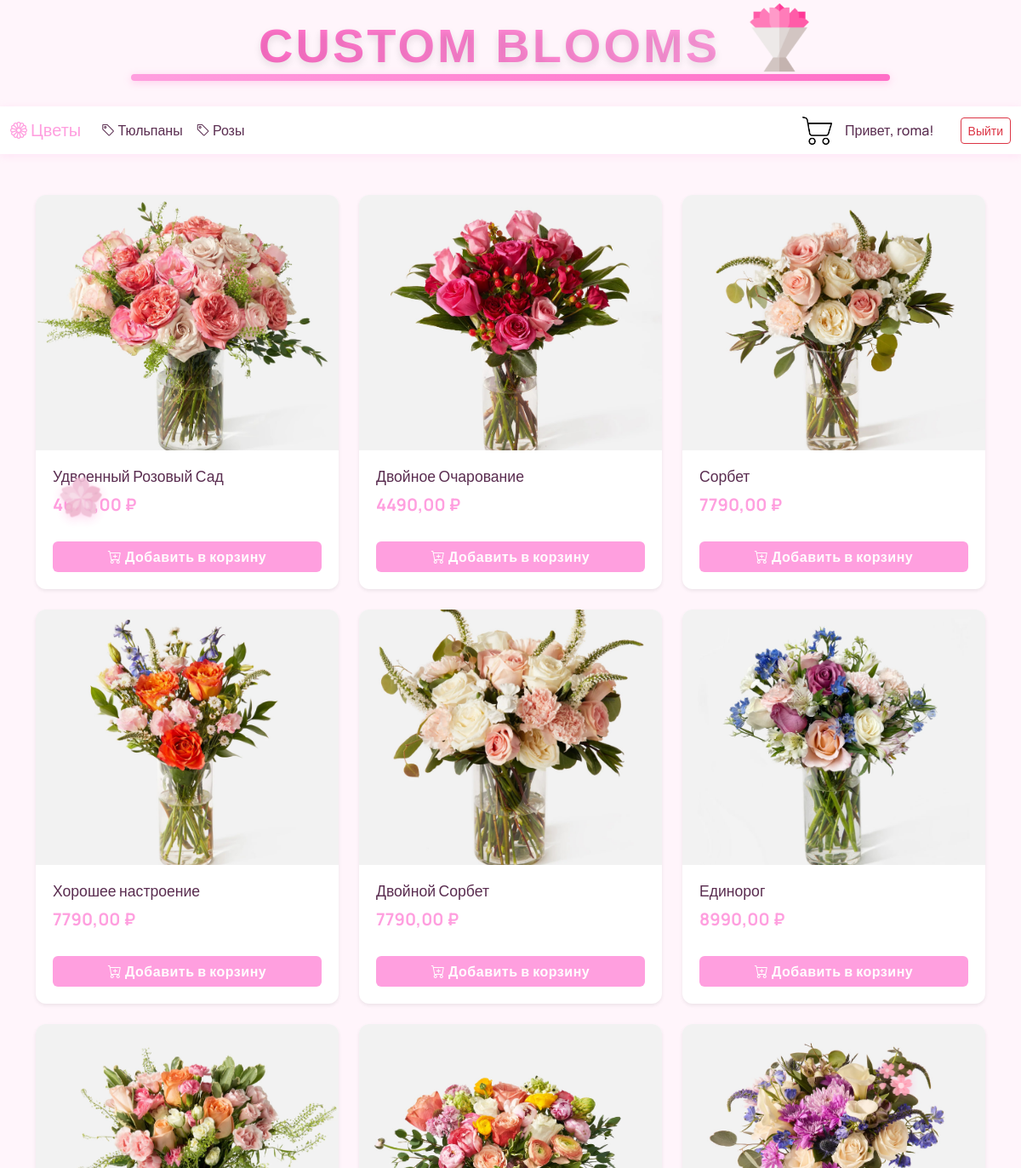
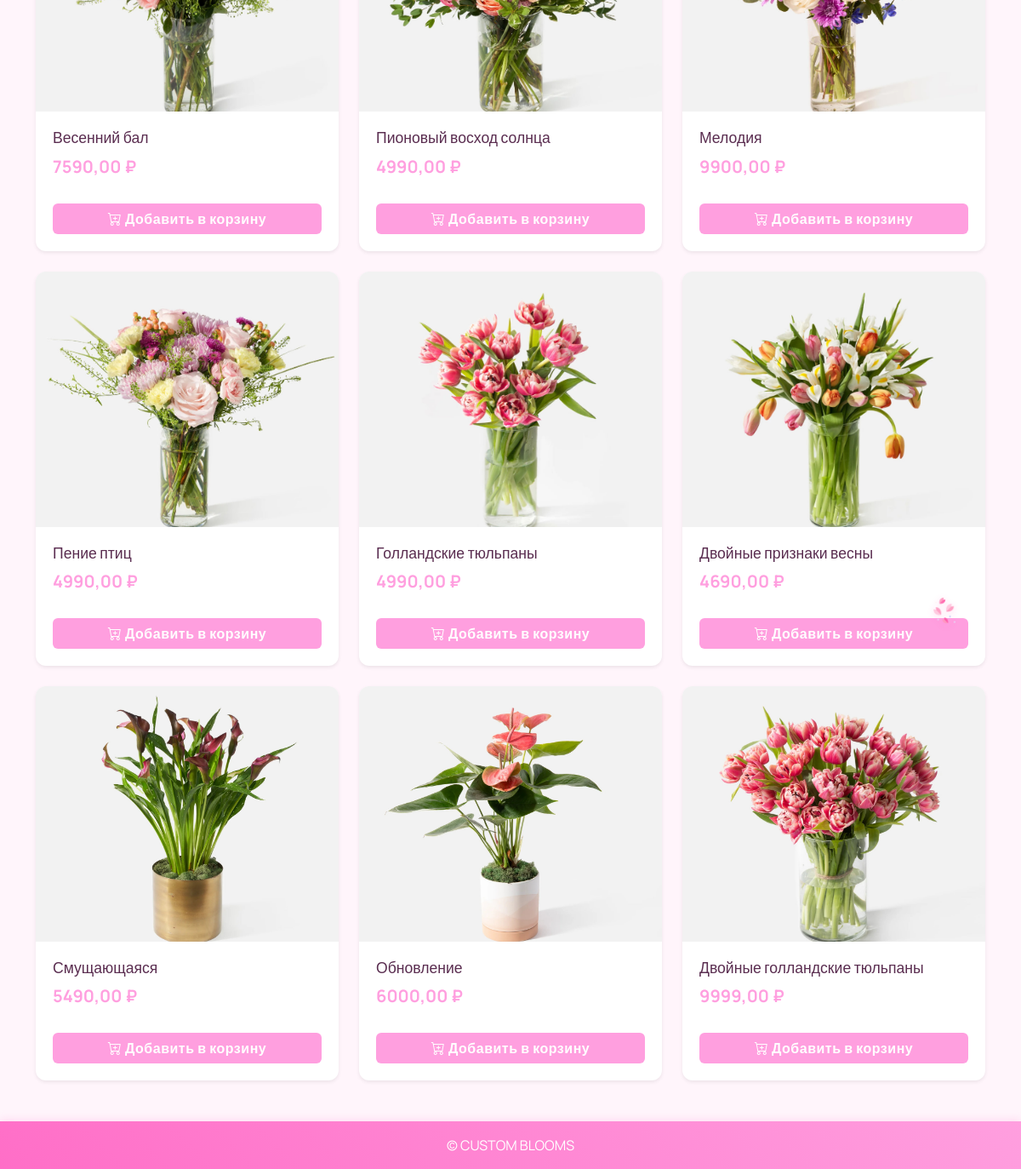
The app's page / (signed in) with its own data (2 pictures, top to bottom).
### blog/models.py (models this page shows, shortened)
class Category(models.Model):
    title = models.CharField(
        verbose_name='название',
        max_length=255,
    )
    description = models.TextField(
        verbose_name='описание',
        max_length=500,
    )
    class Meta:
        verbose_name = 'категория'
        verbose_name_plural = 'категории'

class Flowers(models.Model):
    title = models.CharField(
        verbose_name='название',
        max_length=255,
    )
    description = models.TextField(
        verbose_name='описание',
    )
    price = models.DecimalField(
        max_digits=10,
        decimal_places=2,
    )
    stock = models.PositiveIntegerField(
        verbose_name='количество в наличии',
    )
    category = models.ForeignKey(
        Category,
        on_delete=models.CASCADE,
        verbose_name='категория',
    )
    date_add = models.DateTimeField(
        auto_now_add=True,
        verbose_name='дата добавления',
    )
    image = models.ImageField(
        verbose_name='картинки',
        upload_to='uploads/',
    )
    image_two = models.ImageField(
        verbose_name='вторая картинка',
        upload_to='uploads/',
    )
    class Meta:
        verbose_name = 'цветок'
        verbose_name_plural = 'цветы'

### blog/views.py (the view)
# urls.py: path('', index, name='index'),
def index(request):
    categories = Category.objects.all()
    flowers = Flowers.objects.all()
    context = {
        'categories': categories,
        'flowers': flowers,
    }
    return render(request, 'blog/index.html', context)

### templates/blog/index.html (shortened to what this page needs)
{% load static %}
<!DOCTYPE html>
<html lang="ru">
<head>
    <link href="https://cdn.jsdelivr.net/npm/bootstrap@5.3.3/dist/css/bootstrap.min.css" rel="stylesheet">
    <link rel="stylesheet" href="{% static 'blog/css/styles.css' %}">
    <link rel="stylesheet" href="https://cdn.jsdelivr.net/npm/bootstrap-icons@1.11.1/font/bootstrap-icons.css">
</head>
<body>
    <header class="px-3" style="background-color: var(--bg-color);">
        <div class="container text-center position-relative">
            <h1 class="m-0 site-title">CUSTOM BLOOMS</h1>
            <div class="header-line"></div>
        </div>
    </header>
    <nav class="navbar navbar-expand-lg navbar-light">
        <div class="container-fluid">
            <a class="navbar-brand" href="#" style="color: var(--main-color) !important;">
                <i class="bi bi-flower1"></i> Цветы
            </a>
            <div class="collapse navbar-collapse" id="navbarNav">
                <ul class="navbar-nav">
                    {% for category in categories %}
                    <li class="nav-item">
                        <a class="nav-link" href="#">
                            <i class="bi bi-tag"></i> {{ category.title }}
                        </a>
                    </li>
                    {% endfor %}
                </ul>
                <div class="ms-auto d-flex align-items-center gap">
                    <a href="{% url 'basket' %}">
                    <img src="{% static 'blog/decor_images/k.png' %}" class='icon' alt="">
                    </a>
                    {% if user.is_authenticated %}
                        <span class="navbar-text me-3">Привет, {{ user.username }}!</span>
                        <a href="{% url 'logout' %}" class="btn btn-sm btn-outline-danger">Выйти</a>
                    {% else %}
                        <a href="{% url 'login' %}" class="btn btn-sm btn-custom">Авторизоваться</a>
                    {% endif %}
                </div>
            </div>
        </div>
    </nav>
    <main class="container my-5">
        <div class="row row-cols-1 row-cols-md-3 g-4">
            {% for flower in flowers %}
            <div class="col">
                <div class="card h-100 shadow-sm flower-card">
                    <a href="{% url 'flower_detail' flower.id %}" class="flower-card-img-container">
                        <img src="{{ flower.image.url }}"
                             class="flower-card-img"
                             alt="{{ flower.title }}">
                    </a>
                    <div class="flower-card-body">
                        <a href="{% url 'flower_detail' flower.id %}" class="text-decoration-none text-dark">
                            <h5 class="card-title flower-card-title">{{ flower.title }}</h5>
                            <p class="flower-card-price">{{ flower.price }} ₽</p>
                        </a>
                    </div>
                    <div class="flower-card-footer">
                        <form action="{% url 'add_basket' %}" id="myForm" method="post">
                            <button class="btn btn-custom w-100 add-to-cart" data-flower-id="{{ flower.id }}">
                        </form>
                            <i class="bi bi-cart-plus"></i> Добавить в корзину
                    </div>
                </div>
            </div>
            {% empty %}
            <div class="col-12">
                {% block content %}
                {% endblock %}
            </div>
            {% endfor %}
        </div>
    </main>
    <footer class="text-white text-center p-3 mt-5">
        <p class="m-0">&copy; CUSTOM BLOOMS</p>
    </footer>
</body>
</html>

### templates/blog/index.html (style rules this page uses)
:root { --main-color: #FF9FDF; --hover-color: #FF6EC7; --bg-color: #FFF5FB; --text-color: #5A2D50; }
body { font-family: 'Manrope', sans-serif; background-color: var(--bg-color); color: var(--text-color); padding-top: 20px; }
.site-title { font-family: 'Betmo Cyr', sans-serif; font-weight: 700; font-size: 3.5rem; letter-spacing: 3px; background: linear-gradient(45deg, #FF6EC7, #FF9FDF); -webkit-background-clip: text; background-clip: text; color: transparent; text-shadow: 0 4px 8px rgba(0,0,0,0.1); position: relative; display: inline-block; padding-right: 50px; margin-bottom: 10px; }
.header-line { height: 8px; background: linear-gradient(90deg, #FF9FDF, #FF6EC7); margin: 0 auto 30px; width: 80%; border-radius: 4px; box-shadow: 0 2px 10px rgba(255, 110, 199, 0.3); }
.navbar { background-color: white !important; box-shadow: 0 2px 10px rgba(255, 159, 223, 0.2); }
.nav-link { color: var(--text-color) !important; font-weight: 500; }
.card { border: none; border-radius: 12px; overflow: hidden; transition: all 0.3s ease; background-color: white; }
.btn-custom { background-color: var(--main-color); border: none; font-weight: 600; letter-spacing: 0.5px; color: white; }
footer { background: linear-gradient(45deg, #FF6EC7, #FF9FDF) !important; box-shadow: 0 -2px 10px rgba(255, 159, 223, 0.3); }
.icon { width: 35px; height: 35px; }
.gap { gap: 15px; }
.flower-card { transition: transform 0.3s, box-shadow 0.3s; height: 100%; display: flex; flex-direction: column; }
.flower-card-img-container { height: 300px; overflow: hidden; }
.flower-card-img { height: 100%; width: 100%; object-fit: cover; transition: transform 0.5s ease; }
.flower-card-body { flex: 1; display: flex; flex-direction: column; padding: 1.25rem; }
.flower-card-title { font-size: 1.1rem; margin-bottom: 0.5rem; color: var(--text-color); }
.flower-card-price { font-size: 1.25rem; color: var(--main-color); font-weight: 700; margin: 0.5rem 0; }
.flower-card-footer { padding: 0 1.25rem 1.25rem; background: transparent; border: none; }
.navbar-text { color: var(--text-color) !important; font-weight: 500; }
.btn-outline-danger { color: #dc3545; border-color: #dc3545; }

### records on screen
Category: title "Тюльпаны"
Category: title "Розы"
Flowers: image (picture), title "Удвоенный Розовый Сад", price "4670,00"
Flowers: image (picture), title "Двойное Очарование", price "4490,00"
Flowers: image (picture), title "Сорбет", price "7790,00"
Flowers: image (picture), title "Хорошее настроение", price "7790,00"
Flowers: image (picture), title "Двойной Сорбет", price "7790,00"
Flowers: image (picture), title "Единорог", price "8990,00"
Flowers: image (picture), title "Весенний бал", price "7590,00"
Flowers: image (picture), title "Пионовый восход солнца", price "4990,00"
Flowers: image (picture), title "Мелодия", price "9900,00"
Flowers: image (picture), title "Пение птиц", price "4990,00"
Flowers: image (picture), title "Голландские тюльпаны", price "4990,00"
Flowers: image (picture), title "Двойные признаки весны", price "4690,00"
Flowers: image (picture), title "Смущающаяся", price "5490,00"
Flowers: image (picture), title "Обновление", price "6000,00"
Flowers: image (picture), title "Двойные голландские тюльпаны", price "9999,00"

### other values on screen
{{ user.username }} "roma"
